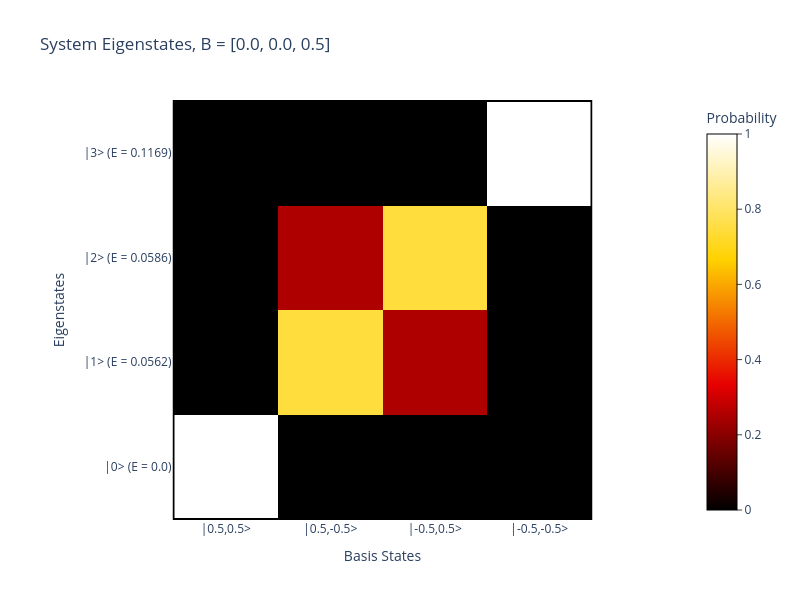
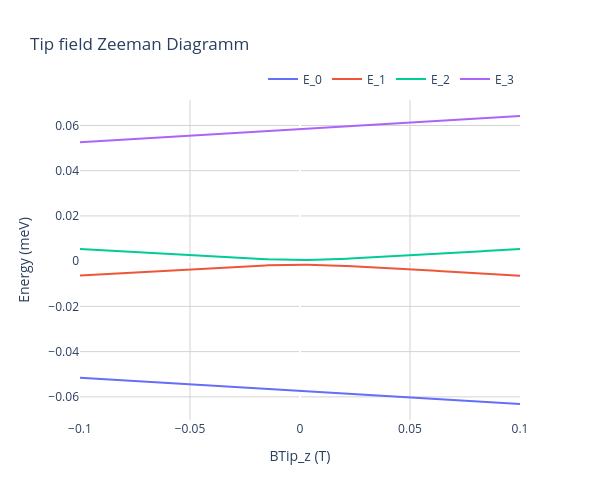

Write notebook code for charts like these, in order.
### Markdown cell above
## Two coupled spin-1/2

At this point, a new SpinSys object will be initialized. It has a different name but to be sure that no parameters get mixed up, better restart the kernel.

We will have a look at a more dynamic system of two coupled spin-1/2 with B = [0, 0, 0.5] T external field, a tip field of BTip = [0.01, 0, 0.01] T and 0.5 GHz exchange coupling. We can first have a look at the Hamiltonian of the system and plot the eigenmatrix and tip field Zeeman diagram. We will see that with a non-zero tip field, there is a bit of detuning but the eigenstates |1> and |2> are mixed.

### Code cell
# initialize SpinSys object 
spinsys2 = SpinSys([0.5, 0.5])
spinsys2.B = np.array([0, 0, 0.5])  # T
spinsys2.BTip = np.array([0.01, 0, 0.01]) # T
spinsys2.T = 0.3    # K
spinsys2.Jvector[0, :] = np.array([1, 1, 1])*0.5*spinsys2.GHztomeVConversion    # 0.5 GHz exchange coupling

# define tunneling parameters
spinsys2.G_ss = [2e-9]*spinsys2.NSpins 
spinsys2.G=0.2e-9
spinsys2.G_tt = 1
spinsys2.V_DC = 0

# plot EigenMatrix
hamil.calcEigStates(spinsys2)
vis.plotEigenMatrix(spinsys2);
lind.plotTipZeemanDiagramm(spinsys2, BTipRange=[-0.1, 0.1], N_BTip=200);

# calculate Lindblad operators
lind.collapseOperators(spinsys2);

### Figure 1 — Plotly figure (JSON) as saved in the notebook; plotly's stock layout.template omitted (floating-point values rounded to 4 significant figures)
{"data": [{"colorbar": {"outlinecolor": "black", "outlinewidth": 1, "ticks": "outside", "title": {"text": "Probability"}}, "colorscale": [[0, "rgb(0,0,0)"], [0.3333, "rgb(230,0,0)"], [0.6667, "rgb(255,210,0)"], [1, "rgb(255,255,255)"]], "hoverongaps": false, "type": "heatmap", "x": [0, 1, 2, 3], "y": [0, 1, 2, 3], "z": [[7.008e-13, 9.287e-05, 2.86e-08, 0.9999], [7.275e-05, 0.2539, 0.746, 2.502e-05], [2.689e-05, 0.746, 0.2539, 6.787e-05], [0.9999, 3.295e-08, 9.961e-05, 8.074e-13]], "zmax": 1, "zmin": 0}], "layout": {"height": 600, "paper_bgcolor": "white", "plot_bgcolor": "white", "shapes": [{"fillcolor": "rgba(0,0,0,0)", "line": {"color": "black", "width": 2}, "type": "rect", "x0": -0.5, "x1": 3.5, "xref": "x", "y0": -0.5, "y1": 3.5, "yref": "y"}], "title": {"text": "System Eigenstates, B = [0.0, 0.0, 0.5]"}, "width": 800, "xaxis": {"constrain": "domain", "tickmode": "array", "ticktext": ["|0.5,0.5>", "|0.5,-0.5>", "|-0.5,0.5>", "|-0.5,-0.5>"], "tickvals": [0, 1, 2, 3], "title": {"text": "Basis States"}}, "yaxis": {"autorange": "reversed", "scaleanchor": "x", "scaleratio": 1, "tickmode": "array", "ticktext": ["|3> (E = 0.1169)", "|2> (E = 0.0586)", "|1> (E = 0.0562)", "|0> (E = 0.0)"], "tickvals": [0, 1, 2, 3], "title": {"text": "Eigenstates"}}}}

### Figure 2 — Plotly figure (JSON) as saved in the notebook; plotly's stock layout.template omitted (floating-point values rounded to 4 significant figures; data arrays with more than 128 entries replaced by an {"elided": "..."} marker saying what was removed)
{"data": [{"mode": "lines", "name": "E_0", "type": "scatter", "x": {"elided": "200 float values"}, "y": {"elided": "200 float values"}}, {"mode": "lines", "name": "E_1", "type": "scatter", "x": {"elided": "200 float values"}, "y": {"elided": "200 float values"}}, {"mode": "lines", "name": "E_2", "type": "scatter", "x": {"elided": "200 float values"}, "y": {"elided": "200 float values"}}, {"mode": "lines", "name": "E_3", "type": "scatter", "x": {"elided": "200 float values"}, "y": {"elided": "200 float values"}}], "layout": {"height": 500, "legend": {"orientation": "h", "x": 1, "xanchor": "right", "y": 1.02, "yanchor": "bottom"}, "paper_bgcolor": "white", "plot_bgcolor": "white", "title": {"text": "Tip field Zeeman Diagramm"}, "width": 600, "xaxis": {"gridcolor": "lightgray", "showgrid": true, "title": {"text": "BTip_z (T)"}}, "yaxis": {"gridcolor": "lightgray", "showgrid": true, "title": {"text": "Energy (meV)"}}}}
